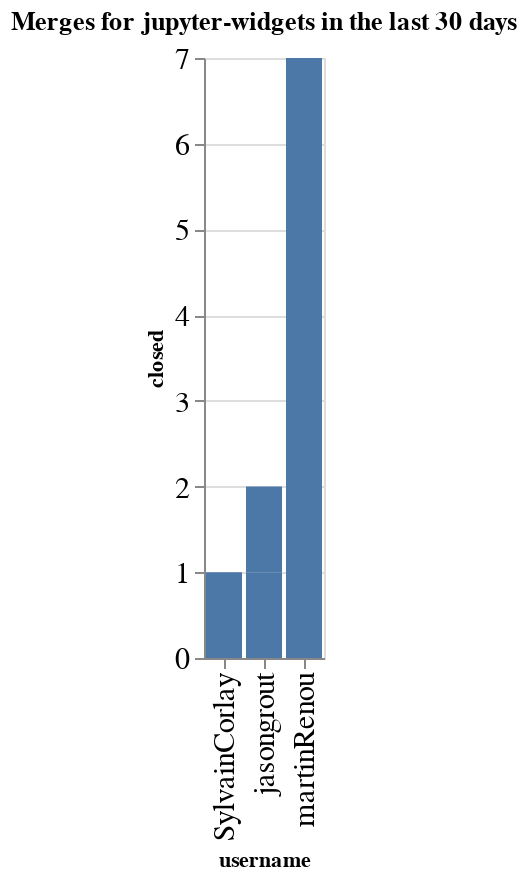

This figure's notebook cell:
### Code cell
charts = []
title = f"Merges for {github_org} in the last {n_days} days"
ch = alt.Chart(data=closed_by_repo.replace(np.nan, 0), title=title).mark_bar().encode(
    x='username',
    y='closed',
)
ch

### Figure 1 — Vega-Lite specification as saved in the notebook (floating-point values rounded to 4 significant figures)
{"config": {"axisLeft": {"labelFontSize": 15}, "axisBottom": {"labelFontSize": 15}}, "data": {"name": "data-4ba581b4b2e65f73101df9cf6df4a8e8"}, "mark": "bar", "encoding": {"x": {"type": "nominal", "field": "username"}, "y": {"type": "quantitative", "field": "closed"}}, "title": "Merges for jupyter-widgets in the last 30 days", "$schema": "https://vega.github.io/schema/vega-lite/v4.0.2.json", "datasets": {"data-4ba581b4b2e65f73101df9cf6df4a8e8": [{"repo": "ipyleaflet", "username": "SylvainCorlay", "closed": 1}, {"repo": "ipyleaflet", "username": "martinRenou", "closed": 7}, {"repo": "ipywidgets", "username": "jasongrout", "closed": 1}, {"repo": "jupyterlab-sidecar", "username": "jasongrout", "closed": 1}]}}
